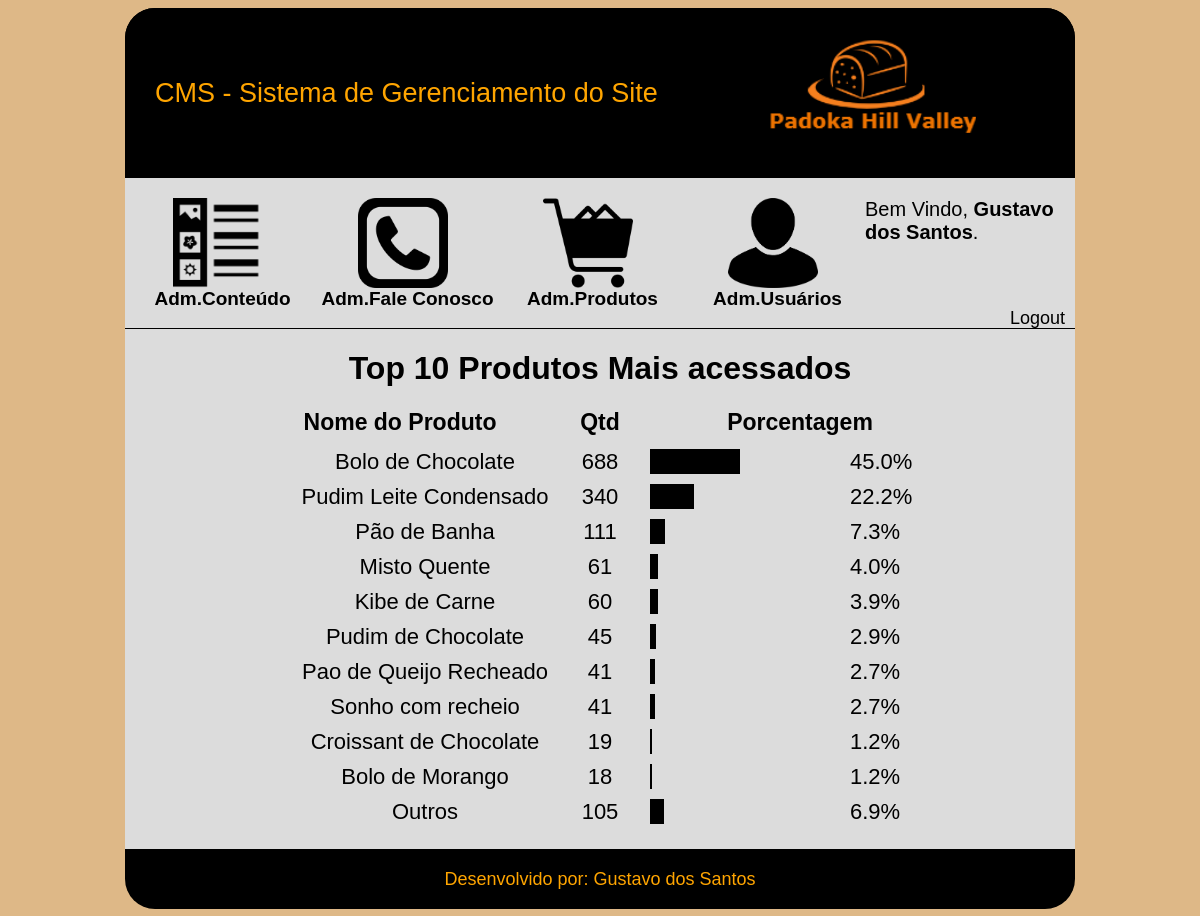
/cms/estatisticas.php (signed in), run on the app's committed database.
### tables this page shows
CREATE TABLE `tbl_produtos` (
  `id` int(11) NOT NULL AUTO_INCREMENT,
  `foto` varchar(255) DEFAULT NULL,
  `nome` varchar(50) NOT NULL,
  `descricao` varchar(255) DEFAULT NULL,
  `preco` float(4,2) DEFAULT NULL,
  `idSubcategoria` int(11) DEFAULT NULL,
  `status` tinyint(1) DEFAULT NULL,
  `produtoMes` tinyint(1) DEFAULT NULL,
  `qtdCliques` int(11) NOT NULL DEFAULT '0',
  PRIMARY KEY (`id`),
  KEY `idSubcategoria` (`idSubcategoria`),
  CONSTRAINT `tbl_produtos_ibfk_1` FOREIGN KEY (`idSubcategoria`) REFERENCES `tbl_subcategoria` (`id`)
);

### cms/estatisticas.php (the view, shortened to what this page needs)
<?php
    $somaPorcentagem = 0;
    $somaQtd = 0;
?>
<!DOCTYPE html>
<html>
<head>
    <link rel="stylesheet" type="text/css" href="css/estatisticas.css">
    <link rel="stylesheet" type="text/css" href="css/header.css">
</head>
<body>
    <div id="main">
        <?php require_once 'header.php'; ?>
        <div id="content">
            <h1>Top 10 Produtos Mais acessados</h1>
            <div id="caixa-centro">
                <div class="titulos-grafico">
                    <div class="nome-titulo">
                        Nome do Produto
                    </div>
                    <div class="nome-titulo">
                        Qtd
                    </div>
                    <div class="nome-titulo">
                        Porcentagem
                    </div>
                </div>
                <?php
                    $sql = "select sum(qtdCliques) as total from tbl_produtos";
                    $resultado = mysqli_query($con, $sql);
                    if($rsTotal = mysqli_fetch_array($resultado)){
                        $qtdTotal = $rsTotal['total'];
                    }
                ?>
                <?php
                    $sql = "select * from tbl_produtos order by qtdCliques desc limit 10";
                    $res = mysqli_query($con, $sql);
                    while($rsProduto = mysqli_fetch_array($res)){
                ?>
                <div class="dados-estat">
                    <div class="nome-produto">
                        <?php echo($rsProduto['nome']);?>
                    </div>
                    <div class="qtd-cliques" title="Quantidade Total: <?php echo($qtdTotal);?>">
                        <?php echo($rsProduto['qtdCliques']);?>
                    </div>
                        <?php
                                $qtd = $rsProduto['qtdCliques'];
                                $porcentagem = ($qtd * 100)/ $qtdTotal;
                                $somaPorcentagem += $porcentagem;
                                $somaQtd += $qtd;
                            ?>
                    <div class="caixa-barra-porcetagem">
                        <div style="width:<?=$porcentagem?>%; height:100%; background-color: black;">
                        </div>
                    </div>
                    <div class="percentual">
                        <?php echo(number_format($porcentagem,1));?>%
                    </div>
                </div>
            <?php
                    }
                ?>
                <div class="dados-estat">
                    <div class="nome-produto">
                        Outros
                    </div>
                    <div class="qtd-cliques" title="Quantidade Total: <?php echo($qtdTotal);?>">
                        <?= $qtdTotal - $somaQtd?>
                    </div>
                    <div class="caixa-barra-porcetagem">
                        <div style="width:<?=100 - $somaPorcentagem?>%; height:100%; background-color: black;">
                        </div>
                    </div>
                    <div class="percentual">
                       <?php echo(number_format(100 - $somaPorcentagem,1))?>%
                    </div>
                </div>
            </div>
        </div>
        <footer>
            Desenvolvido por: Gustavo dos Santos
        </footer>
    </div>
</body>
</html>

### cms/header.php (shortened to what this page needs)
<header>
                <div id="cabecalho">
                <div id="titulo-header">
                    CMS - Sistema de Gerenciamento do Site
                </div>
                <div id="logo">
                </div>
            </div>
            <nav id="menu">
                <a href="conteudo-cms.php">
                    <div class="item-menu">
                        <div class="icone">
                            <img src="imagens/conteudo.png" width="90" height="90">
                        </div>
                        <div class="texto-menu">
                            Adm.Conteúdo
                        </div>
                    </div>
                </a>
                <a href="adm-contato.php">
                    <div class="item-menu">
                        <div class="icone">
                            <img src="imagens/contato.png" width="90" height="90">
                        </div>
                        <div class="texto-menu">
                            Adm.Fale Conosco
                        </div>
                    </div>
                </a>
                <a href="produto-cms.php">
                    <div class="item-menu">
                        <div class="icone">
                            <img src="imagens/produtos.png" width="90" height="90">
                        </div>
                        <div class="texto-menu">
                            Adm.Produtos
                        </div>
                    </div>
                </a>
                <a href="usuario-cms.php">
                    <div class="item-menu">
                        <div class="icone">
                            <img src="imagens/usuarios.png" width="90" height="90">
                        </div>
                        <div class="texto-menu">
                            Adm.Usuários
                        </div>
                    </div>
                </a>
                <div id="bem-vindo">
                    Bem Vindo, <b><?php echo($_SESSION['nomeDoUsuario']);?></b>.
                </div>
                <div id="logout">
                    <a href="../index.php">Logout</a>
                </div>
            </nav>
        </header>

### cms/css/estatisticas.css (style rules this page uses)
body { font-family: sans-serif; background-color: burlywood; }
#main { width: 950px; height: 900px; margin-left: auto; margin-right: auto; border-radius: 30px; }
#content { width: 100%; height: 520px; background-color: gainsboro; border-top: 1px solid #000000; text-align:center; }
#caixa-centro { width: 600px; height: 400px; margin-left: auto; margin-right: auto; margin-top: 10px; }
.titulos-grafico { width: 100%; height: 40px; }
.nome-titulo { width: 200px; height: 40px; float: left; font-size: 23px; font-weight: bold; }
.dados-estat { width: 600px; height: 25px; float: left; font-size: 22px; margin-bottom: 10px; }
.nome-produto { width: 250px; height: 100%; float: left; }
.qtd-cliques { width:100px; height: 100%; float: left; }
.caixa-barra-porcetagem { width:200px; height: 100%; float: left; }
.percentual { width: 50px; height: 100%; float: left; }
footer { width: 100%; height: 40px; background-color: black; border-bottom-left-radius: 30px; border-bottom-right-radius: 30px; font-size: 18px; text-align: center; color: orange; padding-top: 20px; }

### cms/css/header.css (style rules this page uses)
a:link { text-decoration: none; }
a { color:black; }
header { border-top-left-radius: 30px; border-top-right-radius: 30px; width: 100%; height: 320px; background-color: #000000; }
#cabecalho { border-top-left-radius: 30px; border-top-right-radius: 30px; width:100%; height: 170px; background-color: #000000; }
#titulo-header { position: absolute; margin-top:70px; margin-left: 30px; width: 600px; height: 70px; font-size: 27px; color: orange; float: left; }
#logo { position: absolute; margin-top:30px; margin-left: 620px; width: 250px; height: 120px; background-image: url(../../imagens/logotipo.png); background-size: cover; }
#menu { width: 100%; height: 130px; background-color: gainsboro; padding-top: 20px; }
.item-menu { width: 175px; height: 120px; float:left; margin-left: 10px; }
.icone { width: 100px; height: 90px; margin-right: auto; margin-left: auto; }
.texto-menu { width: 100%; height: 50px; font-size: 19px; text-align: center; font-weight: bold; }
#bem-vindo { width: 200px; height: 110px; float: right; font-size: 20px; margin-right: 10px; }
#logout { width: 200px; height: 20px; float: right; font-size: 18px; text-align: right; margin-right: 10px; }

### data on the page
tbl_produtos: nome "Bolo de Chocolate", qtdCliques "688", $porcentagem 44.996729888816 (drawn), porcentagem "45.0"
tbl_produtos: nome "Pudim Leite Condensado", qtdCliques "340", $porcentagem 22.236756049706 (drawn), porcentagem "22.2"
tbl_produtos: nome "Pão de Banha", qtdCliques "111", $porcentagem 7.2596468279922 (drawn), porcentagem "7.3"
tbl_produtos: nome "Misto Quente", qtdCliques "61", $porcentagem 3.9895356442119 (drawn), porcentagem "4.0"
tbl_produtos: nome "Kibe de Carne", qtdCliques "60", $porcentagem 3.9241334205363 (drawn), porcentagem "3.9"
tbl_produtos: nome "Pudim de Chocolate", qtdCliques "45", $porcentagem 2.9431000654022 (drawn), porcentagem "2.9"
tbl_produtos: nome "Pao de Queijo Recheado", qtdCliques "41", $porcentagem 2.6814911706998 (drawn), porcentagem "2.7"
tbl_produtos: nome "Sonho com recheio", qtdCliques "41", $porcentagem 2.6814911706998 (drawn), porcentagem "2.7"
tbl_produtos: nome "Croissant de Chocolate", qtdCliques "19", $porcentagem 1.2426422498365 (drawn), porcentagem "1.2"
tbl_produtos: nome "Bolo de Morango", qtdCliques "18", $porcentagem 1.1772400261609 (drawn), porcentagem "1.2"

### other printed values
$_SESSION['nomeDoUsuario'] "Gustavo dos Santos"
$qtdTotal - $somaQtd "105"
100 - $somaPorcentagem "6.9"
